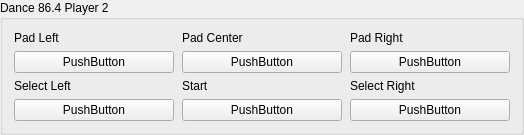
         <widget class="QGroupBox" name="dance864Player2GroupBox">
          <property name="title"><string>Dance 86.4 Player 2</string></property>
          <layout class="QGridLayout" name="dance864Player2GridLayout">
           <property name="horizontalSpacing"><number>8</number></property><property name="verticalSpacing"><number>6</number></property>
           <item row="0" column="0"><widget class="QLabel" name="labelDance864P2PadLeft"><property name="text"><string>Pad Left</string></property></widget></item><item row="0" column="1"><widget class="QLabel" name="labelDance864P2PadCenter"><property name="text"><string>Pad Center</string></property></widget></item><item row="0" column="2"><widget class="QLabel" name="labelDance864P2PadRight"><property name="text"><string>Pad Right</string></property></widget></item>
           <item row="1" column="0"><widget class="InputBindingWidget" name="Dance864P2PadLeft"><property name="sizePolicy"><sizepolicy hsizetype="Expanding" vsizetype="Fixed"><horstretch>0</horstretch><verstretch>0</verstretch></sizepolicy></property><property name="minimumSize"><size><width>160</width><height>0</height></size></property><property name="text"><string notr="true">PushButton</string></property></widget></item><item row="1" column="1"><widget class="InputBindingWidget" name="Dance864P2PadCenter"><property name="sizePolicy"><sizepolicy hsizetype="Expanding" vsizetype="Fixed"><horstretch>0</horstretch><verstretch>0</verstretch></sizepolicy></property><property name="minimumSize"><size><width>160</width><height>0</height></size></property><property name="text"><string notr="true">PushButton</string></property></widget></item><item row="1" column="2"><widget class="InputBindingWidget" name="Dance864P2PadRight"><property name="sizePolicy"><sizepolicy hsizetype="Expanding" vsizetype="Fixed"><horstretch>0</horstretch><verstretch>0</verstretch></sizepolicy></property><property name="minimumSize"><size><width>160</width><height>0</height></size></property><property name="text"><string notr="true">PushButton</string></property></widget></item>
           <item row="2" column="0"><widget class="QLabel" name="labelDance864P2SelectLeft"><property name="text"><string>Select Left</string></property></widget></item><item row="2" column="1"><widget class="QLabel" name="labelDance864P2Start"><property name="text"><string>Start</string></property></widget></item><item row="2" column="2"><widget class="QLabel" name="labelDance864P2SelectRight"><property name="text"><string>Select Right</string></property></widget></item>
           <item row="3" column="0"><widget class="InputBindingWidget" name="Dance864P2SelectLeft"><property name="sizePolicy"><sizepolicy hsizetype="Expanding" vsizetype="Fixed"><horstretch>0</horstretch><verstretch>0</verstretch></sizepolicy></property><property name="minimumSize"><size><width>160</width><height>0</height></size></property><property name="text"><string notr="true">PushButton</string></property></widget></item><item row="3" column="1"><widget class="InputBindingWidget" name="Dance864P2Start"><property name="sizePolicy"><sizepolicy hsizetype="Expanding" vsizetype="Fixed"><horstretch>0</horstretch><verstretch>0</verstretch></sizepolicy></property><property name="minimumSize"><size><width>160</width><height>0</height></size></property><property name="text"><string notr="true">PushButton</string></property></widget></item><item row="3" column="2"><widget class="InputBindingWidget" name="Dance864P2SelectRight"><property name="sizePolicy"><sizepolicy hsizetype="Expanding" vsizetype="Fixed"><horstretch>0</horstretch><verstretch>0</verstretch></sizepolicy></property><property name="minimumSize"><size><width>160</width><height>0</height></size></property><property name="text"><string notr="true">PushButton</string></property></widget></item>
          </layout>
         </widget>
